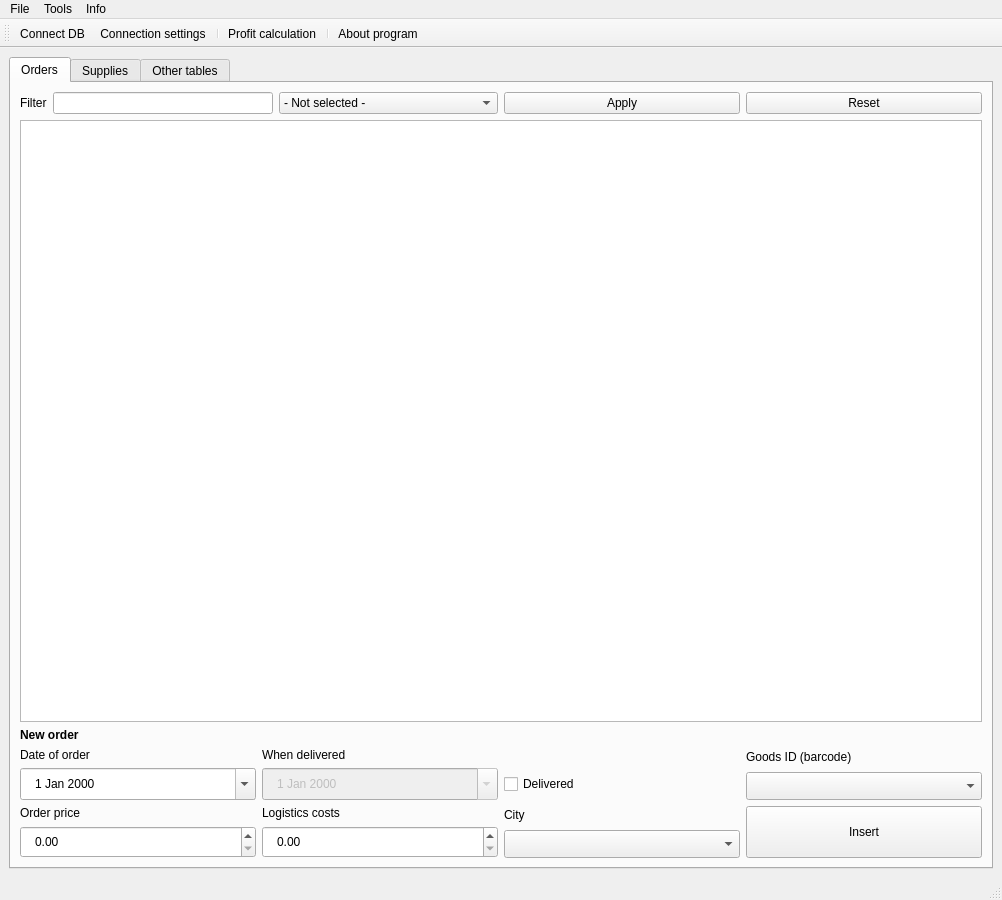
<?xml version="1.0" encoding="UTF-8"?>
<ui version="4.0">
 <class>MainWindow</class>
 <widget class="QMainWindow" name="MainWindow">
  <property name="geometry">
   <rect>
    <x>0</x>
    <y>0</y>
    <width>1002</width>
    <height>900</height>
   </rect>
  </property>
  <property name="windowTitle">
   <string notr="true">cw-cleaning</string>
  </property>
  <widget class="QWidget" name="centralwidget">
   <layout class="QGridLayout" name="gridLayout">
    <item row="0" column="0">
     <widget class="QTabWidget" name="tabWidget">
      <property name="currentIndex">
       <number>0</number>
      </property>
      <widget class="QWidget" name="tabOrders">
       <attribute name="title">
        <string>Orders</string>
       </attribute>
       <layout class="QGridLayout" name="gridLayout_5">
        <item row="1" column="0" colspan="4">
         <widget class="QTableView" name="tableViewOrders">
          <property name="sizePolicy">
           <sizepolicy hsizetype="Expanding" vsizetype="MinimumExpanding">
            <horstretch>0</horstretch>
            <verstretch>0</verstretch>
           </sizepolicy>
          </property>
          <property name="acceptDrops">
           <bool>false</bool>
          </property>
          <property name="dragEnabled">
           <bool>true</bool>
          </property>
          <property name="dragDropOverwriteMode">
           <bool>false</bool>
          </property>
          <property name="dragDropMode">
           <enum>QAbstractItemView::DragDrop</enum>
          </property>
          <property name="sortingEnabled">
           <bool>true</bool>
          </property>
         </widget>
        </item>
        <item row="2" column="0">
         <widget class="QLabel" name="labelNewOrder">
          <property name="styleSheet">
           <string notr="true">font:bold</string>
          </property>
          <property name="frameShape">
           <enum>QFrame::NoFrame</enum>
          </property>
          <property name="frameShadow">
           <enum>QFrame::Plain</enum>
          </property>
          <property name="lineWidth">
           <number>1</number>
          </property>
          <property name="text">
           <string>New order</string>
          </property>
          <property name="textFormat">
           <enum>Qt::AutoText</enum>
          </property>
         </widget>
        </item>
        <item row="3" column="0">
         <layout class="QGridLayout" name="gridLayout_6">
          <item row="0" column="0">
           <widget class="QLabel" name="labelDateOrder">
            <property name="styleSheet">
             <string notr="true">padding:0</string>
            </property>
            <property name="text">
             <string>Date of order</string>
            </property>
           </widget>
          </item>
          <item row="1" column="0">
           <widget class="QDateEdit" name="dateEditNewOrder">
            <property name="styleSheet">
             <string notr="true">padding:5; padding-left:10; padding-right:10</string>
            </property>
            <property name="calendarPopup">
             <bool>true</bool>
            </property>
           </widget>
          </item>
         </layout>
        </item>
        <item row="3" column="1" colspan="2">
         <layout class="QGridLayout" name="gridLayout_2">
          <item row="0" column="0">
           <widget class="QLabel" name="labelWhenDelivered">
            <property name="text">
             <string>When delivered </string>
            </property>
           </widget>
          </item>
          <item row="1" column="0">
           <widget class="QDateEdit" name="dateEditDelivery">
            <property name="enabled">
             <bool>false</bool>
            </property>
            <property name="styleSheet">
             <string notr="true">padding:5; padding-left:10; padding-right:10</string>
            </property>
            <property name="calendarPopup">
             <bool>true</bool>
            </property>
           </widget>
          </item>
          <item row="1" column="1">
           <widget class="QCheckBox" name="checkBoxDelivery">
            <property name="text">
             <string>Delivered</string>
            </property>
           </widget>
          </item>
         </layout>
        </item>
        <item row="3" column="3">
         <layout class="QVBoxLayout" name="verticalLayout_8">
          <item>
           <widget class="QLabel" name="labelGoodsID">
            <property name="text">
             <string>Goods ID (barcode)</string>
            </property>
           </widget>
          </item>
          <item>
           <widget class="QComboBox" name="comboBoxGoodsID">
            <property name="styleSheet">
             <string notr="true">padding:5; padding-left:10; padding-right:10</string>
            </property>
           </widget>
          </item>
         </layout>
        </item>
        <item row="4" column="0">
         <layout class="QVBoxLayout" name="verticalLayout_6">
          <item>
           <widget class="QLabel" name="labelNewOrderPrice">
            <property name="text">
             <string>Order price</string>
            </property>
           </widget>
          </item>
          <item>
           <widget class="QDoubleSpinBox" name="doubleSpinBoxOrderPrice">
            <property name="styleSheet">
             <string notr="true">padding:5; padding-left:10; padding-right:10</string>
            </property>
            <property name="maximum">
             <double>999999.989999999990687</double>
            </property>
           </widget>
          </item>
         </layout>
        </item>
        <item row="4" column="1">
         <layout class="QVBoxLayout" name="verticalLayout_7">
          <item>
           <widget class="QLabel" name="labelNewOrderPrice_2">
            <property name="text">
             <string>Logistics costs</string>
            </property>
           </widget>
          </item>
          <item>
           <widget class="QDoubleSpinBox" name="doubleSpinBoxLogistics">
            <property name="styleSheet">
             <string notr="true">padding:5; padding-left:10; padding-right:10</string>
            </property>
            <property name="maximum">
             <double>999999.989999999990687</double>
            </property>
           </widget>
          </item>
         </layout>
        </item>
        <item row="4" column="2">
         <layout class="QVBoxLayout" name="verticalLayout_9">
          <item>
           <widget class="QLabel" name="labelCity">
            <property name="text">
             <string>City</string>
            </property>
           </widget>
          </item>
          <item>
           <widget class="QComboBox" name="comboBoxCity">
            <property name="styleSheet">
             <string notr="true">padding:5; padding-left:10; padding-right:10</string>
            </property>
           </widget>
          </item>
         </layout>
        </item>
        <item row="4" column="3">
         <widget class="QPushButton" name="pushButtonInsertNewOrder">
          <property name="enabled">
           <bool>true</bool>
          </property>
          <property name="sizePolicy">
           <sizepolicy hsizetype="Minimum" vsizetype="Preferred">
            <horstretch>0</horstretch>
            <verstretch>0</verstretch>
           </sizepolicy>
          </property>
          <property name="text">
           <string>Insert</string>
          </property>
         </widget>
        </item>
        <item row="0" column="0" colspan="2">
         <layout class="QHBoxLayout" name="horizontalLayout_2">
          <item>
           <widget class="QLabel" name="labelFilterOrders">
            <property name="text">
             <string>Filter</string>
            </property>
           </widget>
          </item>
          <item>
           <widget class="QLineEdit" name="lineEditFilterOrders"/>
          </item>
          <item>
           <widget class="QComboBox" name="comboBoxFilterOrders">
            <property name="sizePolicy">
             <sizepolicy hsizetype="Expanding" vsizetype="Fixed">
              <horstretch>0</horstretch>
              <verstretch>0</verstretch>
             </sizepolicy>
            </property>
            <item>
             <property name="text">
              <string>- Not selected -</string>
             </property>
            </item>
            <item>
             <property name="text">
              <string>order_id</string>
             </property>
            </item>
            <item>
             <property name="text">
              <string>date_of_order</string>
             </property>
            </item>
            <item>
             <property name="text">
              <string>date_delivered_order</string>
             </property>
            </item>
            <item>
             <property name="text">
              <string>earnings</string>
             </property>
            </item>
            <item>
             <property name="text">
              <string>logistic_cost</string>
             </property>
            </item>
            <item>
             <property name="text">
              <string>goods_id</string>
             </property>
            </item>
            <item>
             <property name="text">
              <string>city_full_name</string>
             </property>
            </item>
           </widget>
          </item>
         </layout>
        </item>
        <item row="0" column="2">
         <widget class="QPushButton" name="pushButtonApplyFilterOrders">
          <property name="text">
           <string>Apply</string>
          </property>
         </widget>
        </item>
        <item row="0" column="3">
         <widget class="QPushButton" name="pushButtonResetFilterOrders">
          <property name="text">
           <string>Reset</string>
          </property>
         </widget>
        </item>
       </layout>
      </widget>
      <widget class="QWidget" name="tabSupplies">
       <attribute name="title">
        <string>Supplies</string>
       </attribute>
       <layout class="QGridLayout" name="gridLayout_3">
        <item row="0" column="3">
         <widget class="QLabel" name="label_2">
          <property name="frameShape">
           <enum>QFrame::StyledPanel</enum>
          </property>
          <property name="frameShadow">
           <enum>QFrame::Plain</enum>
          </property>
          <property name="text">
           <string>supplies</string>
          </property>
         </widget>
        </item>
        <item row="1" column="0" colspan="3">
         <layout class="QVBoxLayout" name="verticalLayout">
          <item>
           <layout class="QHBoxLayout" name="horizontalLayout_3">
            <item>
             <widget class="QLineEdit" name="lineEditFilterGoodsSupplies">
              <property name="sizePolicy">
               <sizepolicy hsizetype="Minimum" vsizetype="Fixed">
                <horstretch>0</horstretch>
                <verstretch>0</verstretch>
               </sizepolicy>
              </property>
             </widget>
            </item>
            <item>
             <widget class="QComboBox" name="comboBoxFilterGoodsSupplies">
              <property name="sizePolicy">
               <sizepolicy hsizetype="Expanding" vsizetype="Fixed">
                <horstretch>0</horstretch>
                <verstretch>0</verstretch>
               </sizepolicy>
              </property>
              <item>
               <property name="text">
                <string>- Not selected -</string>
               </property>
              </item>
              <item>
               <property name="text">
                <string>goods_id</string>
               </property>
              </item>
              <item>
               <property name="text">
                <string>seller_article</string>
               </property>
              </item>
              <item>
               <property name="text">
                <string>supply_id</string>
               </property>
              </item>
              <item>
               <property name="text">
                <string>count_in_supply</string>
               </property>
              </item>
              <item>
               <property name="text">
                <string>count_in_stock</string>
               </property>
              </item>
              <item>
               <property name="text">
                <string>cost_per_one</string>
               </property>
              </item>
             </widget>
            </item>
            <item>
             <widget class="QPushButton" name="pushButtonApplyFilterGoodsSupplies">
              <property name="text">
               <string>Apply</string>
              </property>
             </widget>
            </item>
            <item>
             <widget class="QPushButton" name="pushButtonResetFilterGoodsSupplies">
              <property name="text">
               <string>Reset</string>
              </property>
             </widget>
            </item>
           </layout>
          </item>
          <item>
           <widget class="QTableView" name="tableViewGoodsSupplies">
            <property name="dragEnabled">
             <bool>true</bool>
            </property>
            <property name="dragDropOverwriteMode">
             <bool>false</bool>
            </property>
            <property name="sortingEnabled">
             <bool>true</bool>
            </property>
           </widget>
          </item>
         </layout>
        </item>
        <item row="1" column="3">
         <layout class="QVBoxLayout" name="verticalLayout_3">
          <item>
           <layout class="QHBoxLayout" name="horizontalLayout_4">
            <item>
             <widget class="QLineEdit" name="lineEditFilterSupplies">
              <property name="sizePolicy">
               <sizepolicy hsizetype="Minimum" vsizetype="Fixed">
                <horstretch>0</horstretch>
                <verstretch>0</verstretch>
               </sizepolicy>
              </property>
             </widget>
            </item>
            <item>
             <widget class="QComboBox" name="comboBoxFilterSupplies">
              <property name="sizePolicy">
               <sizepolicy hsizetype="Expanding" vsizetype="Fixed">
                <horstretch>0</horstretch>
                <verstretch>0</verstretch>
               </sizepolicy>
              </property>
              <item>
               <property name="text">
                <string>- Not selected -</string>
               </property>
              </item>
              <item>
               <property name="text">
                <string>supply_id</string>
               </property>
              </item>
              <item>
               <property name="text">
                <string>delivery_spends</string>
               </property>
              </item>
              <item>
               <property name="text">
                <string>date_of_supply</string>
               </property>
              </item>
              <item>
               <property name="text">
                <string>spends_id</string>
               </property>
              </item>
             </widget>
            </item>
            <item>
             <widget class="QPushButton" name="pushButtonApplyFilterSupplies">
              <property name="text">
               <string>Apply</string>
              </property>
             </widget>
            </item>
            <item>
             <widget class="QPushButton" name="pushButtonResetFilterSupplies">
              <property name="text">
               <string>Reset</string>
              </property>
             </widget>
            </item>
           </layout>
          </item>
          <item>
           <widget class="QTableView" name="tableViewSupplies">
            <property name="dragEnabled">
             <bool>true</bool>
            </property>
            <property name="dragDropOverwriteMode">
             <bool>false</bool>
            </property>
            <property name="sortingEnabled">
             <bool>true</bool>
            </property>
           </widget>
          </item>
         </layout>
        </item>
        <item row="2" column="0">
         <widget class="QLabel" name="labelNewSupply">
          <property name="text">
           <string>New supply</string>
          </property>
         </widget>
        </item>
        <item row="3" column="0">
         <layout class="QVBoxLayout" name="verticalLayout_13">
          <item>
           <widget class="QLabel" name="labelSupplyID">
            <property name="styleSheet">
             <string notr="true"/>
            </property>
            <property name="text">
             <string>Supply ID</string>
            </property>
           </widget>
          </item>
          <item>
           <widget class="QLineEdit" name="lineEditSupplyID">
            <property name="sizePolicy">
             <sizepolicy hsizetype="Minimum" vsizetype="Fixed">
              <horstretch>0</horstretch>
              <verstretch>0</verstretch>
             </sizepolicy>
            </property>
            <property name="styleSheet">
             <string notr="true">padding:5; padding-left:10; padding-right:10</string>
            </property>
           </widget>
          </item>
         </layout>
        </item>
        <item row="3" column="1">
         <layout class="QVBoxLayout" name="verticalLayout_4">
          <item>
           <widget class="QLabel" name="labelSellerArticle">
            <property name="styleSheet">
             <string notr="true"/>
            </property>
            <property name="text">
             <string>Goods_id</string>
            </property>
           </widget>
          </item>
          <item>
           <widget class="QComboBox" name="comboBoxGoodsID_tabSupplies">
            <property name="styleSheet">
             <string notr="true">padding:5; padding-left:10; padding-right:10</string>
            </property>
           </widget>
          </item>
         </layout>
        </item>
        <item row="3" column="2">
         <layout class="QVBoxLayout" name="verticalLayout_5">
          <item>
           <widget class="QLabel" name="labelCountOfGoods">
            <property name="text">
             <string>Count of goods in supply</string>
            </property>
           </widget>
          </item>
          <item>
           <widget class="QSpinBox" name="spinBoxCountOfGoods">
            <property name="styleSheet">
             <string notr="true">padding:5; padding-left:10; padding-right:10</string>
            </property>
            <property name="minimum">
             <number>1</number>
            </property>
            <property name="maximum">
             <number>999999</number>
            </property>
           </widget>
          </item>
         </layout>
        </item>
        <item row="4" column="0">
         <layout class="QVBoxLayout" name="verticalLayout_11">
          <item>
           <widget class="QLabel" name="labelDateOfSupply">
            <property name="text">
             <string>Date of supply</string>
            </property>
           </widget>
          </item>
          <item>
           <widget class="QDateEdit" name="dateEditSupply">
            <property name="styleSheet">
             <string notr="true">padding:5; padding-left:10; padding-right:10</string>
            </property>
            <property name="calendarPopup">
             <bool>true</bool>
            </property>
           </widget>
          </item>
         </layout>
        </item>
        <item row="4" column="1">
         <layout class="QVBoxLayout" name="verticalLayout_12">
          <item>
           <widget class="QLabel" name="labelDelivSpends">
            <property name="text">
             <string>Delivery spends</string>
            </property>
           </widget>
          </item>
          <item>
           <widget class="QDoubleSpinBox" name="doubleSpinBoxDelivSpends">
            <property name="styleSheet">
             <string notr="true">padding:5; padding-left:10; padding-right:10</string>
            </property>
            <property name="maximum">
             <double>999999.989999999990687</double>
            </property>
           </widget>
          </item>
         </layout>
        </item>
        <item row="4" column="2">
         <layout class="QVBoxLayout" name="verticalLayout_10">
          <item>
           <widget class="QLabel" name="labelCostPerOne">
            <property name="text">
             <string>Purchasing price per one</string>
            </property>
           </widget>
          </item>
          <item>
           <widget class="QDoubleSpinBox" name="doubleSpinBoxCostPerOne">
            <property name="styleSheet">
             <string notr="true">padding:5; padding-left:10; padding-right:10</string>
            </property>
            <property name="maximum">
             <double>999999.989999999990687</double>
            </property>
           </widget>
          </item>
         </layout>
        </item>
        <item row="4" column="3">
         <widget class="QPushButton" name="pushButtonInsertSupply">
          <property name="sizePolicy">
           <sizepolicy hsizetype="Minimum" vsizetype="Preferred">
            <horstretch>0</horstretch>
            <verstretch>0</verstretch>
           </sizepolicy>
          </property>
          <property name="text">
           <string>Insert</string>
          </property>
         </widget>
        </item>
        <item row="0" column="0" colspan="3">
         <widget class="QLabel" name="label">
          <property name="frameShape">
           <enum>QFrame::StyledPanel</enum>
          </property>
          <property name="text">
           <string>goods_supplies</string>
          </property>
         </widget>
        </item>
       </layout>
      </widget>
      <widget class="QWidget" name="tabOther">
       <attribute name="title">
        <string>Other tables</string>
       </attribute>
       <layout class="QGridLayout" name="gridLayout_4">
        <item row="0" column="0">
         <widget class="QLabel" name="labelReadEdit">
          <property name="text">
           <string>Reading, editing</string>
          </property>
         </widget>
        </item>
        <item row="0" column="1" rowspan="4">
         <layout class="QVBoxLayout" name="verticalLayout_2">
          <item>
           <widget class="QLabel" name="labelOnlyRead">
            <property name="text">
             <string>Only reading</string>
            </property>
           </widget>
          </item>
          <item>
           <widget class="QComboBox" name="comboBoxReadTables">
            <item>
             <property name="text">
              <string>cities</string>
             </property>
            </item>
            <item>
             <property name="text">
              <string>countries</string>
             </property>
            </item>
           </widget>
          </item>
          <item>
           <widget class="QTableView" name="tableViewOthersRead">
            <property name="sizePolicy">
             <sizepolicy hsizetype="Preferred" vsizetype="Expanding">
              <horstretch>0</horstretch>
              <verstretch>0</verstretch>
             </sizepolicy>
            </property>
            <property name="minimumSize">
             <size>
              <width>350</width>
              <height>0</height>
             </size>
            </property>
            <property name="dragEnabled">
             <bool>true</bool>
            </property>
            <property name="dragDropOverwriteMode">
             <bool>false</bool>
            </property>
            <property name="sortingEnabled">
             <bool>true</bool>
            </property>
           </widget>
          </item>
         </layout>
        </item>
        <item row="1" column="0">
         <widget class="QComboBox" name="comboBoxReadEditTables">
          <item>
           <property name="text">
            <string>spends</string>
           </property>
          </item>
          <item>
           <property name="text">
            <string>goods</string>
           </property>
          </item>
          <item>
           <property name="text">
            <string>brands</string>
           </property>
          </item>
         </widget>
        </item>
        <item row="2" column="0">
         <layout class="QHBoxLayout" name="horizontalLayout_5">
          <item>
           <widget class="QLabel" name="labelFilterReadEditTable">
            <property name="text">
             <string>Filter</string>
            </property>
           </widget>
          </item>
          <item>
           <widget class="QLineEdit" name="lineEditFilterReadEditTable">
            <property name="sizePolicy">
             <sizepolicy hsizetype="Minimum" vsizetype="Fixed">
              <horstretch>0</horstretch>
              <verstretch>0</verstretch>
             </sizepolicy>
            </property>
           </widget>
          </item>
          <item>
           <widget class="QComboBox" name="comboBoxFilterReadEditTable">
            <property name="sizePolicy">
             <sizepolicy hsizetype="Expanding" vsizetype="Fixed">
              <horstretch>0</horstretch>
              <verstretch>0</verstretch>
             </sizepolicy>
            </property>
           </widget>
          </item>
          <item>
           <widget class="QPushButton" name="pushButtonApplyFilterReadEditTable">
            <property name="text">
             <string>Apply</string>
            </property>
           </widget>
          </item>
          <item>
           <widget class="QPushButton" name="pushButtonResetFilterReadEditTable">
            <property name="text">
             <string>Reset</string>
            </property>
           </widget>
          </item>
         </layout>
        </item>
        <item row="3" column="0">
         <widget class="QTableView" name="tableViewOthersReadEdit">
          <property name="dragEnabled">
           <bool>true</bool>
          </property>
          <property name="dragDropOverwriteMode">
           <bool>false</bool>
          </property>
          <property name="sortingEnabled">
           <bool>true</bool>
          </property>
         </widget>
        </item>
        <item row="4" column="0">
         <layout class="QHBoxLayout" name="horizontalLayout">
          <item>
           <widget class="QPushButton" name="pushButtonCreateAddDialog">
            <property name="text">
             <string>Add</string>
            </property>
           </widget>
          </item>
          <item>
           <widget class="QPushButton" name="pushButtonDeleteRecord">
            <property name="enabled">
             <bool>true</bool>
            </property>
            <property name="text">
             <string>Delete</string>
            </property>
           </widget>
          </item>
         </layout>
        </item>
       </layout>
      </widget>
     </widget>
    </item>
   </layout>
  </widget>
  <widget class="QMenuBar" name="menubar">
   <property name="geometry">
    <rect>
     <x>0</x>
     <y>0</y>
     <width>1002</width>
     <height>24</height>
    </rect>
   </property>
   <widget class="QMenu" name="menuFile">
    <property name="title">
     <string>File</string>
    </property>
    <addaction name="actionConnectDB"/>
    <addaction name="actionDBSettings"/>
    <addaction name="separator"/>
    <addaction name="actionExit"/>
   </widget>
   <widget class="QMenu" name="menuTools">
    <property name="title">
     <string>Tools</string>
    </property>
    <addaction name="actionProfitCalculation"/>
   </widget>
   <widget class="QMenu" name="menuInfo">
    <property name="title">
     <string>Info</string>
    </property>
    <addaction name="actionAboutProgram"/>
   </widget>
   <addaction name="menuFile"/>
   <addaction name="menuTools"/>
   <addaction name="menuInfo"/>
  </widget>
  <widget class="QStatusBar" name="statusbar"/>
  <widget class="QToolBar" name="toolBar">
   <property name="windowTitle">
    <string>toolBar</string>
   </property>
   <property name="iconSize">
    <size>
     <width>20</width>
     <height>20</height>
    </size>
   </property>
   <attribute name="toolBarArea">
    <enum>TopToolBarArea</enum>
   </attribute>
   <attribute name="toolBarBreak">
    <bool>false</bool>
   </attribute>
   <addaction name="actionConnectDB"/>
   <addaction name="actionDBSettings"/>
   <addaction name="separator"/>
   <addaction name="actionProfitCalculation"/>
   <addaction name="separator"/>
   <addaction name="actionAboutProgram"/>
  </widget>
  <action name="actionConnectDB">
   <property name="icon">
    <iconset resource="icons.qrc">
     <normaloff>:/icons/icons/connect-svgrepo-com.svg</normaloff>:/icons/icons/connect-svgrepo-com.svg</iconset>
   </property>
   <property name="text">
    <string>Connect DB</string>
   </property>
   <property name="shortcut">
    <string>Ctrl+D</string>
   </property>
  </action>
  <action name="actionDBSettings">
   <property name="icon">
    <iconset resource="icons.qrc">
     <normaloff>:/icons/icons/configuration-filled-svgrepo-com.svg</normaloff>:/icons/icons/configuration-filled-svgrepo-com.svg</iconset>
   </property>
   <property name="text">
    <string>Connection settings</string>
   </property>
   <property name="shortcut">
    <string>Ctrl+Shift+S</string>
   </property>
  </action>
  <action name="actionExit">
   <property name="text">
    <string>Exit</string>
   </property>
  </action>
  <action name="actionProfitCalculation">
   <property name="icon">
    <iconset resource="icons.qrc">
     <normaloff>:/icons/icons/profit-svgrepo-com.svg</normaloff>:/icons/icons/profit-svgrepo-com.svg</iconset>
   </property>
   <property name="text">
    <string>Profit calculation</string>
   </property>
   <property name="shortcut">
    <string>Ctrl+Shift+C</string>
   </property>
  </action>
  <action name="actionAboutProgram">
   <property name="icon">
    <iconset resource="icons.qrc">
     <normaloff>:/icons/icons/status-information-filled-svgrepo-com.svg</normaloff>:/icons/icons/status-information-filled-svgrepo-com.svg</iconset>
   </property>
   <property name="text">
    <string>About program</string>
   </property>
   <property name="shortcut">
    <string>Ctrl+I</string>
   </property>
  </action>
 </widget>
 <resources>
  <include location="icons.qrc"/>
 </resources>
 <connections/>
</ui>
